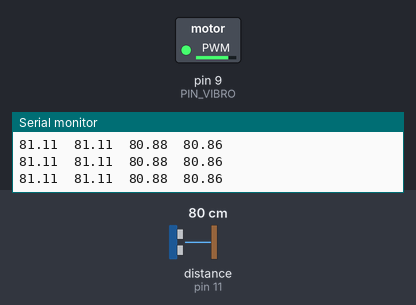
Recording of a sketch running on a simulated Arduino Uno, built with avr-gcc and run on an emulated ATmega328P. Shown: switched loads named in the sketch (green lamp = pin HIGH), the last lines printed to the serial monitor. The test bench sets the inputs (shaded band); at power-on: distance to the obstacle (sensor on pin 11) 80 cm. The echo pulse lasts 58.3 µs per cm.

Above: at 1.2 s.
1.3 s: distance to the obstacle (sensor on pin 11) set to 120 cm
At 2.2 s:
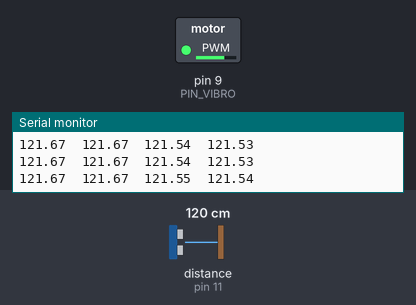
3.0 s: distance to the obstacle (sensor on pin 11) set to 299 cm
At 4.0 s:
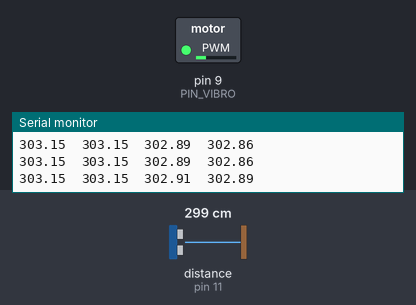
4.9 s: distance to the obstacle (sensor on pin 11) set to 9 cm
At 6.7 s:
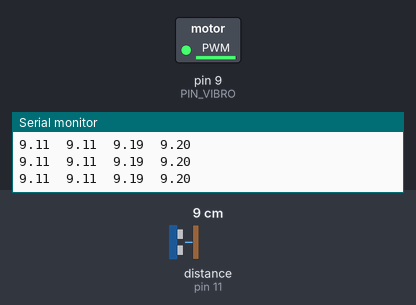
7.9 s: distance to the obstacle (sensor on pin 11) set to 18 cm
At 8.7 s:
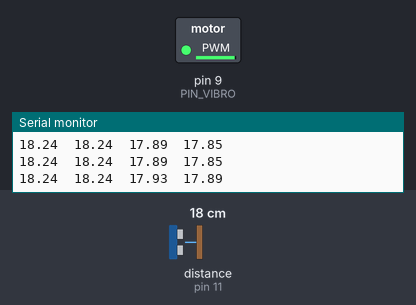
Timing chart, 0 to 10.9 s (numbered marks = the images above; inputs shaded):
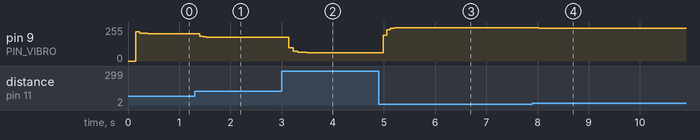

The sketch:

distance_module.ino
```cpp
#include <NewPing.h> // библиотека УЗ датчика

// пины УЗ датчика
#define PIN_TRIG 10
#define PIN_ECHO 11

#define PIN_VIBRO 9

#define MAX_DISTANCE 400 // максимальная дистанция

// создание объекта sonar
NewPing sonar(PIN_TRIG, PIN_ECHO, MAX_DISTANCE);

float dist_arr_3[3] = {0.0, 0.0, 0.0}; // массив для хранения трёх последних измерений
float dist_middle, middle, dist_filtered, dist_aver, dist;
byte i;
byte vibro_val;
unsigned long sensTimer; // переменная для задержки

// медианный фильтр 3 порядка
float middle_of_3(float a, float b, float c){
	if ((a <= b) && (a <= c)){
		middle = (b <= c) ? b : c;

	} else {
		if ((b <= a) && (b <= c)){
			middle = (a <= c) ? a : c;

		} else {
			middle = (a <= b) ? a : b;
		}
	}

	return middle;
}

// фильтр бегущее среднее
float moving_average(float filtered, float mid){
	float k, delta;
	delta = abs(filtered - mid);             // изменение значения
	if (delta > 1) k = 0.7;                  // если большое - резкий коэффициент
	else k = 0.1;                            // если маленькое - плавный

	filtered = mid * k + filtered * (1 - k); // фильтр

	return filtered;
}

void setup() {
	Serial.begin(9600);
	Serial.println("noFilt,middle,aver,filtered");
	pinMode(PIN_VIBRO, OUTPUT);
}

void loop() {
	// Стартовая задержка 50 мс
	if (millis() - sensTimer > 50){

		// счётчик для массива значений dist_arr_3
		if (i > 1) i = 0;
		else i++;

		dist_arr_3[i] = (float)sonar.ping()/57.5;                               // получить расстояние в текущую ячейку массива
    dist = dist_arr_3[i];
		dist_middle = middle_of_3(dist_arr_3[0], dist_arr_3[1], dist_arr_3[2]); // фильтрация медианным фильтром 3 порядка

		dist_aver = moving_average(dist_aver, dist_arr_3[i]);                   // фильтрация только бегущим средним

		dist_filtered = moving_average(dist_filtered, dist_middle);             // фильтрация бегущим средним

		// вывод сигнала на вибромотор
		//byte vibro_val;
		if (dist_filtered < 2) vibro_val = 0;
		else vibro_val = map(dist_filtered, 2, 400, 255, 0);
		analogWrite(PIN_VIBRO, vibro_val);

		sensTimer = millis();                                                   // сброс таймера
	}

	// Получаем значение с датчика
	// unsigned int distance = sonar.ping_cm();

	// Вывод значения
	Serial.print(dist);
	Serial.print("\t");
  Serial.print(dist_middle);
  Serial.print("\t");
  Serial.print(dist_aver);
  Serial.print("\t");
	Serial.println(dist_filtered);
	//Serial.println(dist_arr_3[i]);
//	Serial.println(" cm");
}
```

Measured:
- after the input at 1.3 s, pin 9 (PIN_VIBRO): 206/255 → 187/255 after 0.11 s, → 181/255 0.06 s later, → 180/255 0.06 s later, → 179/255 0.06 s later
- after the input at 3.0 s, pin 9 (PIN_VIBRO): moves from 179/255 to 63/255 over 0.36 s, starting after 0.14 s
- after the input at 4.9 s, pin 9 (PIN_VIBRO): moves from 63/255 to 251/255 over 0.28 s, starting after 0.08 s
- after the input at 7.9 s, pin 9 (PIN_VIBRO): 251/255 → 247/255 after 0.12 s, → 246/255 0.08 s later, → 245/255 0.78 s later
